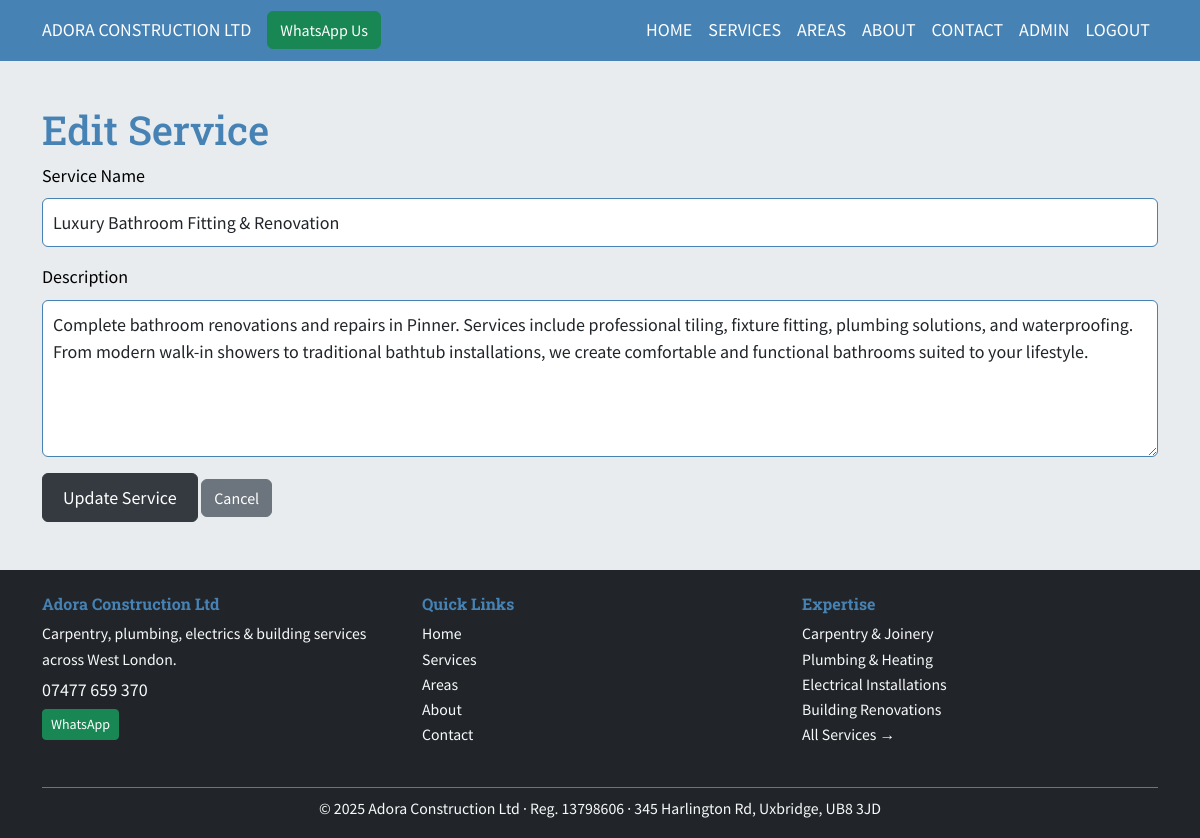
The page /admin/service/2/edit (signed in) on the database its author committed.
### app.py (models this page shows)
class Service(db.Model):
    id = db.Column(db.Integer, primary_key=True)
    name = db.Column(db.String(100), unique=True, nullable=False)
    description = db.Column(db.Text, nullable=False)
    images = db.relationship('Image', backref='service', lazy=True)

### app.py (the view, shortened to what this page needs)
@app.route('/admin/service/<int:id>/edit', methods=['GET', 'POST'])
@login_required
@csrf.exempt
def edit_service(id):
    service = Service.query.get_or_404(id)
    return render_template('edit_service.html', service=service)

### app.py (called while the page is built)
@login_manager.user_loader
def load_user(user_id):
    return User.query.get(int(user_id))

### templates/edit_service.html (shortened to what this page needs)
{% extends 'base.html' %}
{% block content %}
    <div class="container my-5">
    <br><br>
        <h1>Edit Service</h1>
        <form method="POST">
            <div class="mb-3">
                <label for="name" class="form-label">Service Name</label>
                <input type="text" class="form-control" id="name" name="name" value="{{ service.name }}" required>
            </div>
            <div class="mb-3">
                <label for="description" class="form-label">Description</label>
                <textarea class="form-control" id="description" name="description" rows="5" required>{{ service.description }}</textarea>
            </div>
            <button type="submit" class="btn btn-primary">Update Service</button>
            <a href="{{ url_for('admin_dashboard') }}" class="btn btn-secondary">Cancel</a>
        </form>
    </div>
{% endblock %}

### static/css/style.css (style rules this page uses)
body { font-family: 'Source Sans Pro', sans-serif; background-color: #E8ECEF; color: #000000; font-size: 18px; line-height: 1.6; }
h1, h2, h3, h4, h5, h6 { font-family: 'Roboto Slab', serif; color: #4682B4; }
.btn-primary { background-color: #343A40; border-color: #343A40; font-size: 18px; padding: 10px 20px; }
.form-control, .form-select { font-size: 18px; padding: 10px; border-color: #4682B4; }

### rows shown on the page
Service: name "Luxury Bathroom Fitting & Renovation", description "Complete bathroom renovations and repairs in Pinner. Services include professional tiling, fixture fitting, plumbing solutions, and waterproofing. From modern walk-in showers to traditional bathtub installations, we create comfortable and functional bathrooms suited to your lifestyle."
